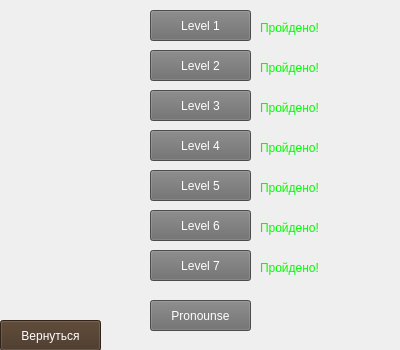
<?xml version="1.0" encoding="UTF-8"?>
<ui version="4.0">
 <class>Form</class>
 <widget class="QWidget" name="Form">
  <property name="geometry">
   <rect>
    <x>0</x>
    <y>0</y>
    <width>400</width>
    <height>350</height>
   </rect>
  </property>
  <property name="windowTitle">
   <string>Choose the level</string>
  </property>
  <widget class="QPushButton" name="pblevel2">
   <property name="geometry">
    <rect>
     <x>150</x>
     <y>50</y>
     <width>101</width>
     <height>31</height>
    </rect>
   </property>
   <property name="styleSheet">
    <string notr="true">background-color: rgb(107, 107, 107);
color: rgb(255, 255, 255);</string>
   </property>
   <property name="text">
    <string>Level 2</string>
   </property>
  </widget>
  <widget class="QPushButton" name="pblevel3">
   <property name="geometry">
    <rect>
     <x>150</x>
     <y>90</y>
     <width>101</width>
     <height>31</height>
    </rect>
   </property>
   <property name="styleSheet">
    <string notr="true">background-color: rgb(107, 107, 107);
color: rgb(255, 255, 255);</string>
   </property>
   <property name="text">
    <string>Level 3</string>
   </property>
  </widget>
  <widget class="QPushButton" name="pblevel4">
   <property name="geometry">
    <rect>
     <x>150</x>
     <y>130</y>
     <width>101</width>
     <height>31</height>
    </rect>
   </property>
   <property name="styleSheet">
    <string notr="true">background-color: rgb(107, 107, 107);
color: rgb(255, 255, 255);</string>
   </property>
   <property name="text">
    <string>Level 4</string>
   </property>
  </widget>
  <widget class="QPushButton" name="pblevel5">
   <property name="geometry">
    <rect>
     <x>150</x>
     <y>170</y>
     <width>101</width>
     <height>31</height>
    </rect>
   </property>
   <property name="styleSheet">
    <string notr="true">background-color: rgb(107, 107, 107);
color: rgb(255, 255, 255);</string>
   </property>
   <property name="text">
    <string>Level 5</string>
   </property>
  </widget>
  <widget class="QPushButton" name="pblevel6">
   <property name="geometry">
    <rect>
     <x>150</x>
     <y>210</y>
     <width>101</width>
     <height>31</height>
    </rect>
   </property>
   <property name="styleSheet">
    <string notr="true">background-color: rgb(107, 107, 107);
color: rgb(255, 255, 255);</string>
   </property>
   <property name="text">
    <string>Level 6</string>
   </property>
  </widget>
  <widget class="QPushButton" name="pblevel7">
   <property name="geometry">
    <rect>
     <x>150</x>
     <y>250</y>
     <width>101</width>
     <height>31</height>
    </rect>
   </property>
   <property name="styleSheet">
    <string notr="true">background-color: rgb(107, 107, 107);
color: rgb(255, 255, 255);</string>
   </property>
   <property name="text">
    <string>Level 7</string>
   </property>
  </widget>
  <widget class="QPushButton" name="pblevel1">
   <property name="geometry">
    <rect>
     <x>150</x>
     <y>10</y>
     <width>101</width>
     <height>31</height>
    </rect>
   </property>
   <property name="styleSheet">
    <string notr="true">background-color: rgb(107, 107, 107);
color: rgb(255, 255, 255);</string>
   </property>
   <property name="text">
    <string>Level 1</string>
   </property>
  </widget>
  <widget class="QPushButton" name="pronounse">
   <property name="geometry">
    <rect>
     <x>150</x>
     <y>300</y>
     <width>101</width>
     <height>31</height>
    </rect>
   </property>
   <property name="styleSheet">
    <string notr="true">background-color: rgb(107, 107, 107);
color: rgb(255, 255, 255);</string>
   </property>
   <property name="text">
    <string>Pronounse</string>
   </property>
  </widget>
  <widget class="QPushButton" name="back">
   <property name="geometry">
    <rect>
     <x>0</x>
     <y>320</y>
     <width>101</width>
     <height>31</height>
    </rect>
   </property>
   <property name="styleSheet">
    <string notr="true">color: rgb(255, 255, 255);
background-color: rgb(68, 49, 32);</string>
   </property>
   <property name="text">
    <string>Вернуться</string>
   </property>
  </widget>
  <widget class="QLabel" name="label">
   <property name="geometry">
    <rect>
     <x>260</x>
     <y>20</y>
     <width>71</width>
     <height>16</height>
    </rect>
   </property>
   <property name="styleSheet">
    <string notr="true">color: rgb(0, 255, 0);</string>
   </property>
   <property name="text">
    <string>Пройдено!</string>
   </property>
  </widget>
  <widget class="QLabel" name="label_2">
   <property name="geometry">
    <rect>
     <x>260</x>
     <y>60</y>
     <width>71</width>
     <height>16</height>
    </rect>
   </property>
   <property name="styleSheet">
    <string notr="true">color: rgb(0, 255, 0);</string>
   </property>
   <property name="text">
    <string>Пройдено!</string>
   </property>
  </widget>
  <widget class="QLabel" name="label_3">
   <property name="geometry">
    <rect>
     <x>260</x>
     <y>100</y>
     <width>71</width>
     <height>16</height>
    </rect>
   </property>
   <property name="styleSheet">
    <string notr="true">color: rgb(0, 255, 0);</string>
   </property>
   <property name="text">
    <string>Пройдено!</string>
   </property>
  </widget>
  <widget class="QLabel" name="label_4">
   <property name="geometry">
    <rect>
     <x>260</x>
     <y>140</y>
     <width>71</width>
     <height>16</height>
    </rect>
   </property>
   <property name="styleSheet">
    <string notr="true">color: rgb(0, 255, 0);</string>
   </property>
   <property name="text">
    <string>Пройдено!</string>
   </property>
  </widget>
  <widget class="QLabel" name="label_5">
   <property name="geometry">
    <rect>
     <x>260</x>
     <y>180</y>
     <width>71</width>
     <height>16</height>
    </rect>
   </property>
   <property name="styleSheet">
    <string notr="true">color: rgb(0, 255, 0);</string>
   </property>
   <property name="text">
    <string>Пройдено!</string>
   </property>
  </widget>
  <widget class="QLabel" name="label_6">
   <property name="geometry">
    <rect>
     <x>260</x>
     <y>220</y>
     <width>71</width>
     <height>16</height>
    </rect>
   </property>
   <property name="styleSheet">
    <string notr="true">color: rgb(0, 255, 0);</string>
   </property>
   <property name="text">
    <string>Пройдено!</string>
   </property>
  </widget>
  <widget class="QLabel" name="label_7">
   <property name="geometry">
    <rect>
     <x>260</x>
     <y>260</y>
     <width>71</width>
     <height>16</height>
    </rect>
   </property>
   <property name="styleSheet">
    <string notr="true">color: rgb(0, 255, 0);</string>
   </property>
   <property name="text">
    <string>Пройдено!</string>
   </property>
  </widget>
 </widget>
 <resources/>
 <connections/>
</ui>
